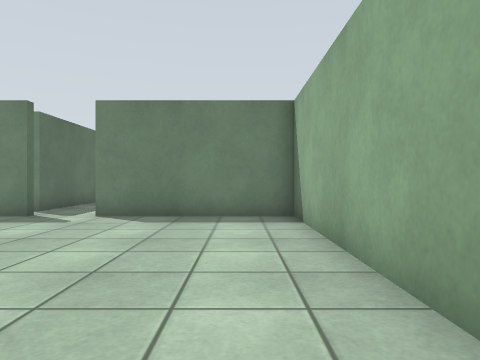
view 1 (above)

24 first-person views from a walk through a world built for the Gazebo simulator. The camera is 0.94 m above the floor, looks level and sees 70° across. The floor is counted in squares, 1 m on a side. Each view is taken from the middle of a square. On the plan, view 1 faces up. The plan holds only what a view shows up to about 12 squares ahead; the rest is blank. The place goes on beyond the plan.

view 2
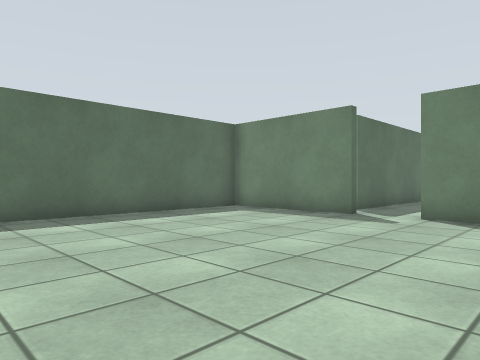

view 3
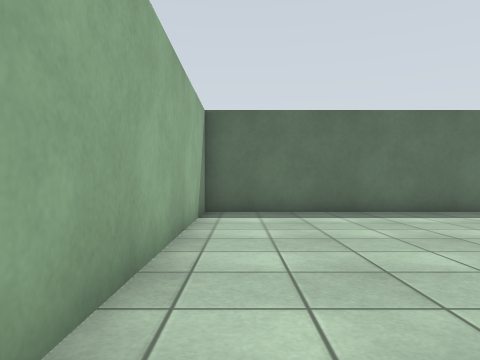

view 4
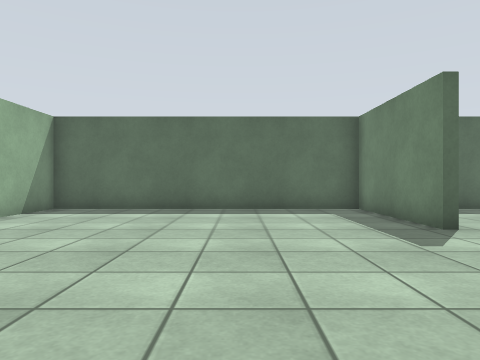

view 5
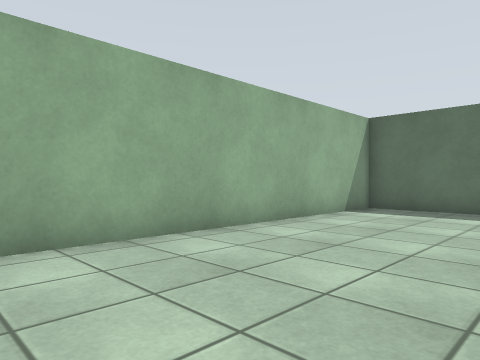

view 6
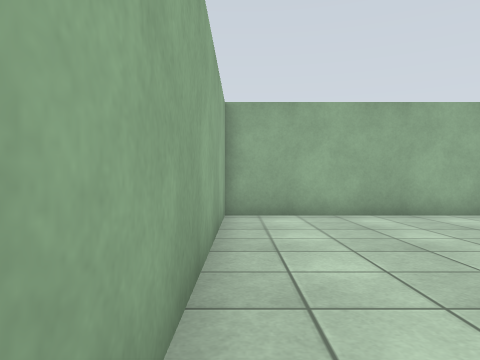

view 7
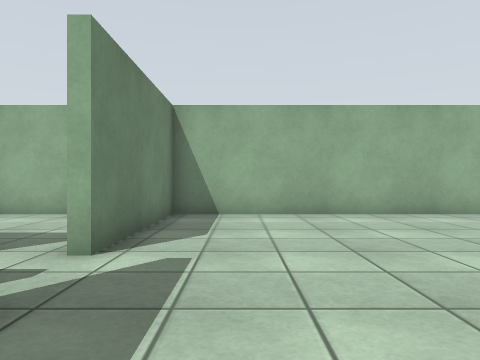

view 8
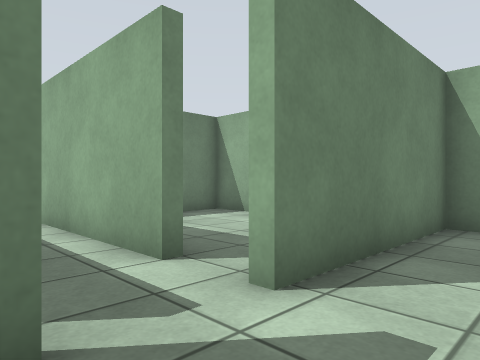

view 9
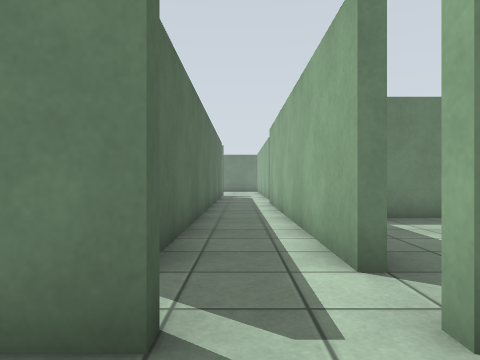

view 10
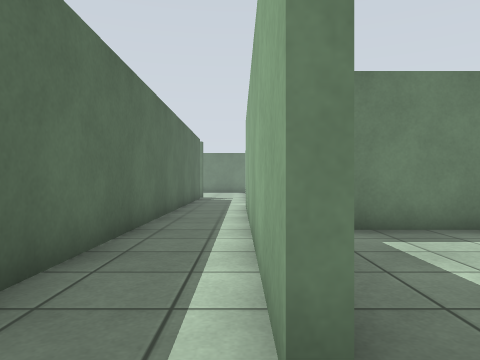

view 11
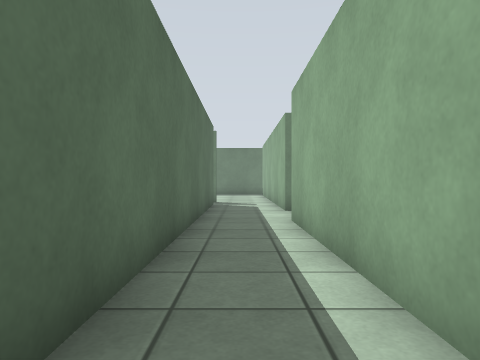

view 12
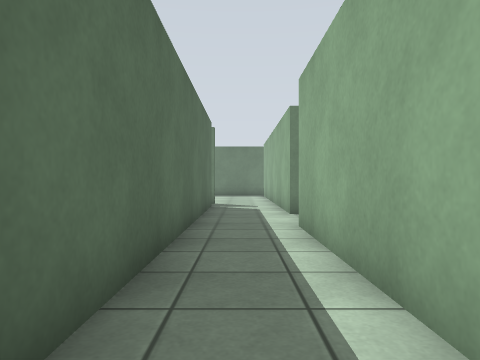

view 13
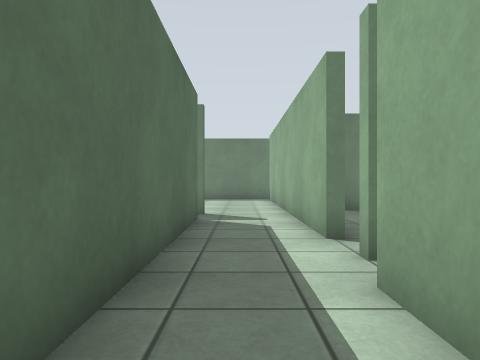

view 14
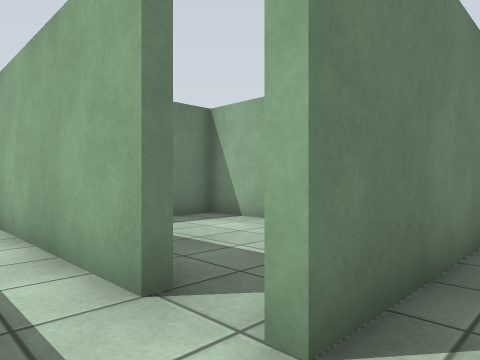

view 15
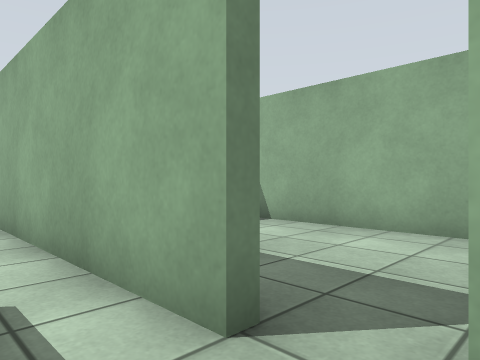

view 16
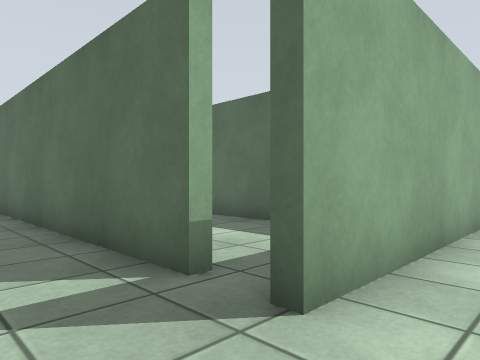

view 17
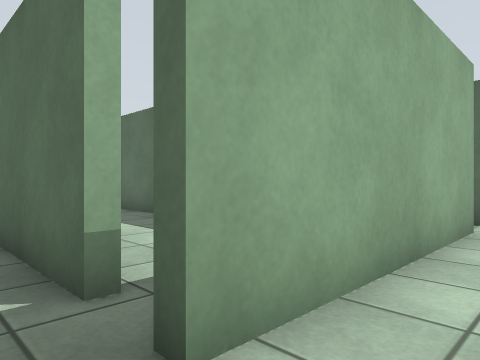

view 18
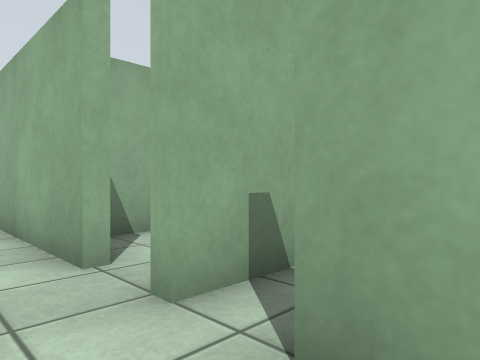

view 19
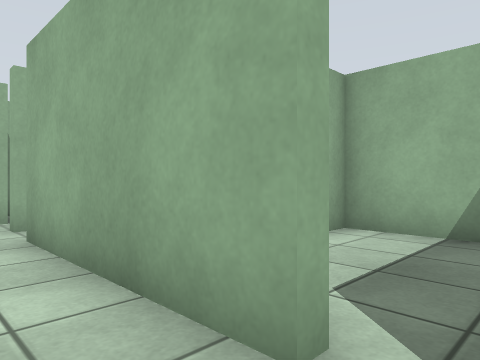

view 20
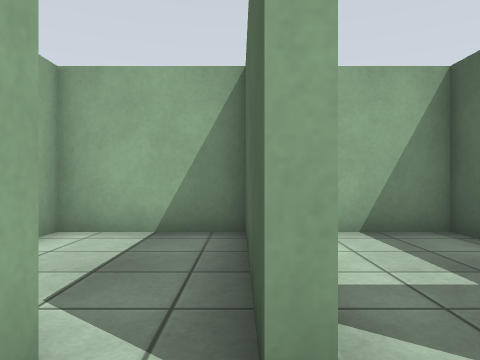

view 21
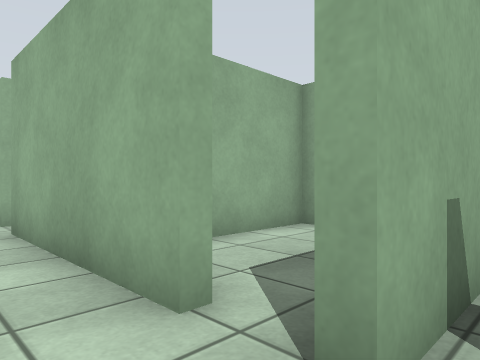

view 22
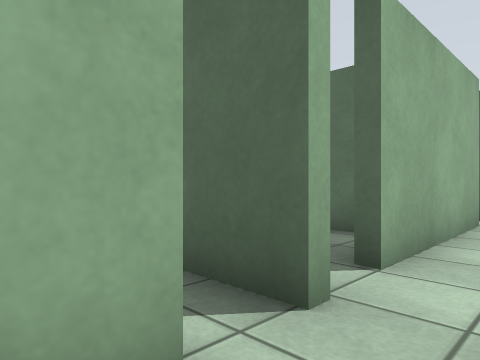

view 23
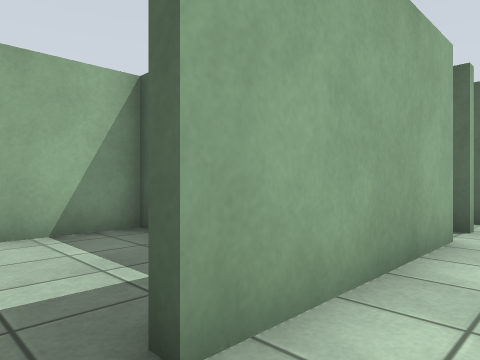

view 24
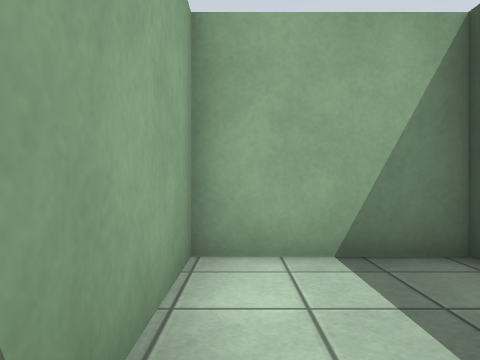

### Floor plan
Ten units are one square. View 1 is at (0, 0); x grows to the right and y downward. Boxes are objects, and circles mark ways between rooms. Rooms are numbered by the first view taken in them; rooms with no view inside come last. Other rooms are left out.
<svg viewBox="-274 -300 294 315">
<path fill="none" stroke="#000" d="M-55 -92 -55 -89 -101 -89 -101 10 15 10M14 8 14 -89 -38 -89 -38 -92M-38 -115 -38 -210M14 -118 14 -155 -19 -155M-60 -214 -60 -102M-200 -276 -149 -276M-124 -276 -60 -276M-248 -261 -248 -256M-248 -228 -214 -228 -214 -276 -211 -276M-269 -276 -229 -276M-60 -264 -60 -214M-36 -234 -36 -295M14 -232 14 -286 -18 -286M-211 -228 -177 -228 -177 -254M-211 -276 -211 -234"/>
<circle cx="-45" cy="-90" r="3" fill="#2a7"/>
<circle cx="-50" cy="-210" r="3" fill="#2a7"/>
<circle cx="-30" cy="-230" r="3" fill="#2a7"/>
<circle cx="-200" cy="-270" r="3" fill="#2a7"/>
<text x="-40" y="-40">1</text>
<text x="-20" y="-130">2</text>
<text x="-180" y="-280">3</text>
<text x="-10" y="-250">4</text>
<text x="-200" y="-250">5</text>
</svg>
Room 1 opens to room 2. Room 2 opens to room 3. Room 3 opens to room 4. Room 3 opens to room 5.

Where each view was taken, in squares from view 1:
view 1: 0 up, 0 right, facing up
view 2: 0 up, 1 left, facing up-left
view 3: 0 up, 0 right, facing left
view 4: 5 up, 1 right, facing left
view 5: 4 up, 1 right, facing down-left
view 6: 8 up, 1 right, facing down
view 7: 7 up, 8 left, facing right
view 8: 7 up, 6 left, facing up-right
view 9: 7 up, 5 left, facing up
view 10: 9 up, 4 left, facing up
view 11: 13 up, 5 left, facing up
view 12: 14 up, 5 left, facing up
view 13: 18 up, 5 left, facing up
view 14: 21 up, 5 left, facing up-right
view 15: 22 up, 5 left, facing up-right
view 16: 29 up, 4 left, facing down-left
view 17: 29 up, 5 left, facing down-left
view 18: 29 up, 16 left, facing down-right
view 19: 29 up, 21 left, facing down-right
view 20: 29 up, 21 left, facing down
view 21: 29 up, 22 left, facing down-right
view 22: 29 up, 19 left, facing down-left
view 23: 29 up, 14 left, facing down-left
view 24: 27 up, 22 left, facing down
